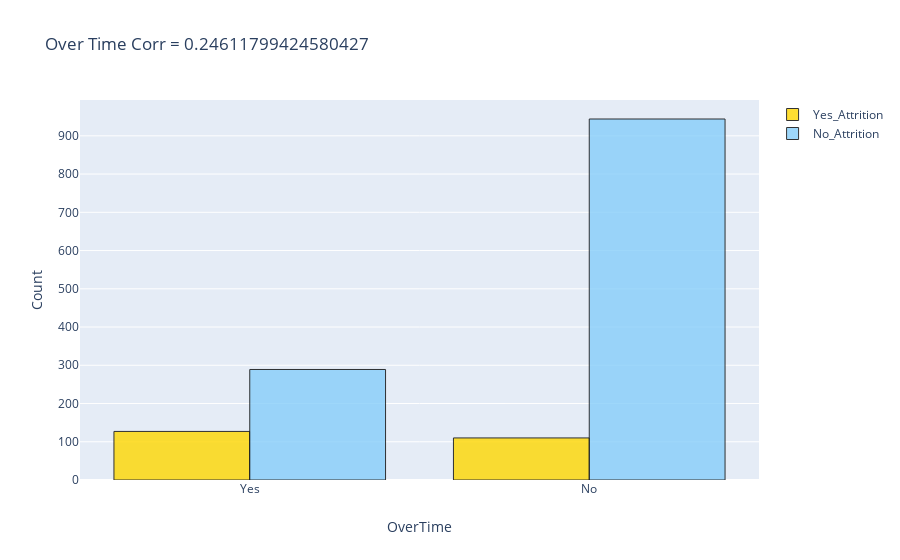

This figure's notebook cell:
### Markdown cell above
Melihat data bagaimana tingkat corr **OverTime** pada **Attrition**

### Code cell
#Attrition yes = 1, no =0
tmp1 = df[(df['Attrition'] == 1)]
tmp2 = df[(df['Attrition'] == 0)]

bar1 = go.Bar(x=tmp1['OverTime'].value_counts().keys().tolist(),
       y=tmp1['OverTime'].value_counts().values.tolist(),
       name='Yes_Attrition',opacity = 0.8, marker=dict(color='gold',line=dict(color='#000000',width=1)))

bar2 = go.Bar(x=tmp2['OverTime'].value_counts().keys().tolist(),
       y=tmp2['OverTime'].value_counts().values.tolist(),
       name='No_Attrition', opacity = 0.8, marker=dict(color='lightskyblue',line=dict(color='#000000',width=1)))

layout = dict(title = "Over Time Corr = " + str(df['Attrition'].corr(data['OverTime_Yes'])),
              xaxis= dict(title="OverTime"), 
              yaxis=dict(title='Count'), 
              yaxis2=dict(range= [-0, 75], 
                          overlaying= 'y', 
                          anchor= 'x', 
                          side= 'right',
                          zeroline=False,
                          showgrid= False, 
                          title= ''))
              
fig = go.Figure(data=[bar1, bar2], layout=layout)
py.iplot(fig)

### Figure 1 — Plotly figure (JSON) as saved in the notebook; plotly's stock layout.template omitted (floating-point values rounded to 4 significant figures)
{"data": [{"marker": {"color": "gold", "line": {"color": "#000000", "width": 1}}, "name": "Yes_Attrition", "opacity": 0.8, "type": "bar", "x": ["Yes", "No"], "y": [127, 110]}, {"marker": {"color": "lightskyblue", "line": {"color": "#000000", "width": 1}}, "name": "No_Attrition", "opacity": 0.8, "type": "bar", "x": ["No", "Yes"], "y": [944, 289]}], "layout": {"title": {"text": "Over Time Corr = 0.24611799424580427"}, "xaxis": {"title": {"text": "OverTime"}}, "yaxis": {"title": {"text": "Count"}}, "yaxis2": {"anchor": "x", "overlaying": "y", "range": [0, 75], "showgrid": false, "side": "right", "title": {"text": ""}, "zeroline": false}}}
